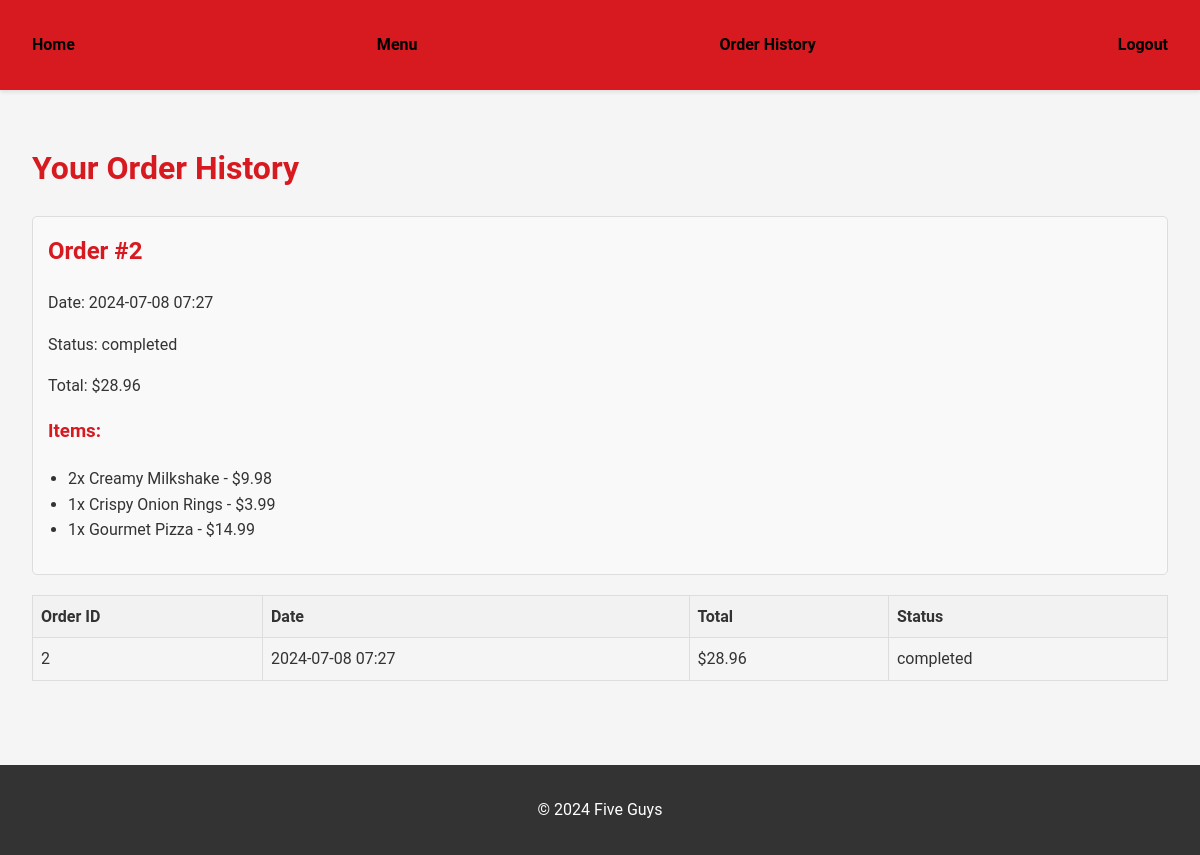
Page /customer/order_history (signed in) on the committed database.
### app/models/order.py (models this page shows, shortened)
class Order(db.Model):
    id = db.Column(db.Integer, primary_key=True)
    user_id = db.Column(db.Integer, db.ForeignKey('user.id'), nullable=False)
    status = db.Column(db.String(20), default='pending')
    total_price = db.Column(db.Float, nullable=False)
    created_at = db.Column(db.DateTime, default=datetime.utcnow)
    items = db.relationship('OrderItem', backref='order', lazy=True)
    user = db.relationship('User', backref='orders')

class OrderItem(db.Model):
    id = db.Column(db.Integer, primary_key=True)
    order_id = db.Column(db.Integer, db.ForeignKey('order.id'), nullable=False)
    menu_item_id = db.Column(db.Integer, db.ForeignKey('menu_item.id'), nullable=False)
    quantity = db.Column(db.Integer, nullable=False)
    subtotal = db.Column(db.Float, nullable=False)
    menu_item = db.relationship('MenuItem')

### app/models/menu_item.py (models this page shows, shortened)
class MenuItem(db.Model):
    id = db.Column(db.Integer, primary_key=True)
    name = db.Column(db.String(100), nullable=False)
    description = db.Column(db.Text)
    price = db.Column(db.Float, nullable=False)
    category = db.Column(db.String(50), nullable=False)
    image_url = db.Column(db.String(200))
    is_customizable = db.Column(db.Boolean, default=False)

### app/views/customer.py (the view)
@bp.route('/order_history')
@login_required
def order_history():
    orders = Order.query.filter_by(user_id=current_user.id).order_by(Order.created_at.desc()).all()
    return render_template('customer/order_history.html', orders=orders)

### app/__init__.py (called while the page is built)
def create_app():
    app = Flask(__name__)
    app.config.from_object(Config)
    db.init_app(app)
    migrate.init_app(app, db)
    login_manager.init_app(app)
    login_manager.login_view = 'auth.login'
    from app.views import main, auth, manager, worker, customer
    app.register_blueprint(main.bp)
    app.register_blueprint(auth.bp)
    app.register_blueprint(manager.bp)
    app.register_blueprint(worker.bp)
    app.register_blueprint(customer.bp)
    from app.models.user import User
    from app.models.menu_item import MenuItem
    from app.models.order import Order, OrderItem, CartItem
    @login_manager.user_loader
    def load_user(user_id):
        return User.query.get(int(user_id))
    return app

### app/templates/customer/order_history.html (shortened to what this page needs)
{% extends "base.html" %} {% block content %}
<div class="order-history-container">
  <h1>Your Order History</h1>
  {% if orders %} {% for order in orders %}
  <div class="order">
    <h2>Order #{{ order.id }}</h2>
    <p>Date: {{ order.created_at.strftime('%Y-%m-%d %H:%M') }}</p>
    <p>Status: {{ order.status }}</p>
    <p>Total: ${{ "%.2f"|format(order.total_price) }}</p>
    <h3>Items:</h3>
    <ul>
      {% for item in order.items %}
      <li>
        {{ item.quantity }}x {{ item.menu_item.name }} - ${{
        "%.2f"|format(item.subtotal) }}
      </li>
      {% endfor %}
    </ul>
  </div>
  {% endfor %}
  <table class="order-table">
    <thead>
      <tr>
        <th>Order ID</th>
        <th>Date</th>
        <th>Total</th>
        <th>Status</th>
      </tr>
    </thead>
    <tbody>
      {% for order in orders %}
      <tr>
        <td>{{ order.id }}</td>
        <td>{{ order.created_at.strftime('%Y-%m-%d %H:%M') }}</td>
        <td>${{ "%.2f"|format(order.total_price) }}</td>
        <td>{{ order.status }}</td>
      </tr>
      {% endfor %}
    </tbody>
  </table>
  {% else %}
  <p>You haven't placed any orders yet.</p>
  {% endif %}
</div>
{% endblock %}

### app/static/css/style.css (style rules this page uses)
body { font-family: "Roboto", sans-serif; line-height: 1.6; margin: 0; padding: 0; background-color: #f5f5f5; color: #333; }
h1, h2, h3 { color: #d71920; }
.order { background-color: #f9f9f9; border: 1px solid #ddd; padding: 15px; margin-bottom: 20px; border-radius: 5px; }
.order h2 { margin-top: 0; }
.order ul { padding-left: 20px; }
table { width: 100%; border-collapse: collapse; margin-bottom: 20px; }
th, td { border: 1px solid #ddd; padding: 8px; text-align: left; }
th { background-color: #f2f2f2; }

### rows in the picture
Order: id "2", created_at "2024-07-08 07:27", status "completed", total_price "28.96"
OrderItem: quantity "2", menu_item.name "Creamy Milkshake", subtotal "9.98"
OrderItem: quantity "1", menu_item.name "Crispy Onion Rings", subtotal "3.99"
OrderItem: quantity "1", menu_item.name "Gourmet Pizza", subtotal "14.99"
